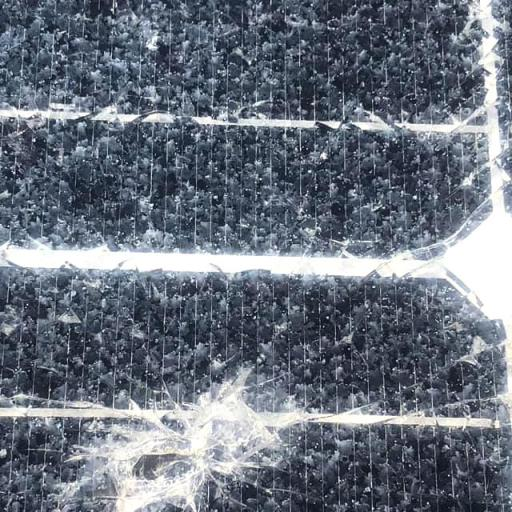
#> input picture datasets/panel_detection/Panel_Detection.v2i.yolov8-obb/train/images/12_jpg.rf.b59c7f5181542e464c65dbe5b67119b7.jpg, 512 x 512 px; its folder holds only this picture in this run
$ python -i test_panel_detection.py   (imports and definitions only)
#> lines starting #> are read from the running program, lines starting #| are printed output that depends on the picture
#> further down, picture is the input picture: shape (512, 512, 3); mean B, G, R 126, 113.7, 105.6
import cv2
import numpy as np
from ultralytics import YOLO
from pathlib import Path

# ── CONFIG ────────────────────────────────────────────────────────────────────
MODEL_PATH   = '/Users/mac/Documents/PFE/models.pt/best_clahe_600.pt'  # <-- USE YOUR TRAINED WEIGHTS
IMAGES_DIR   = '/Users/mac/Documents/PFE/prepared/test2'
OUTPUT_DIR   = '/Users/mac/Documents/PFE/prepared/test_results'
CONF_THRESH  = 0.5

# ── CLAHE (match training preprocessing) ──────────────────────────────────────
def apply_clahe(img_bgr):
    lab = cv2.cvtColor(img_bgr, cv2.COLOR_BGR2LAB)
#> lab: shape (512, 512, 3); mean of channels 0, 1, 2 118.5, 128, 119.8
    l, a, b = cv2.split(lab)
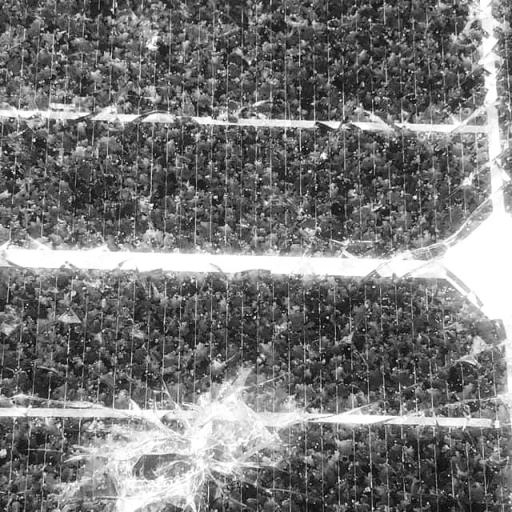
#> l: shape (512, 512); min 1, max 255, mean 118.5
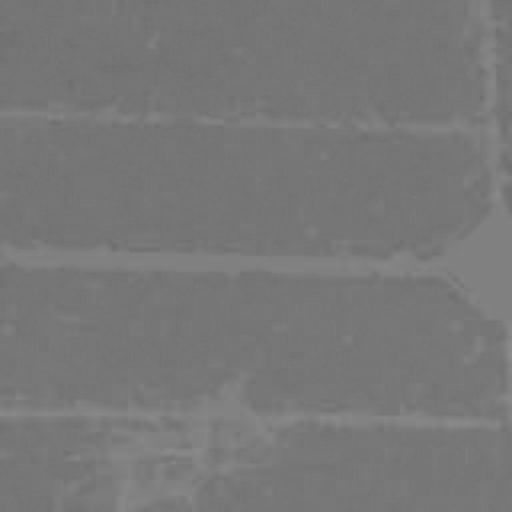
#> b: shape (512, 512); min 110, max 141, mean 119.8
    clahe = cv2.createCLAHE(clipLimit=2.0, tileGridSize=(8, 8))
    l_clahe = clahe.apply(l)
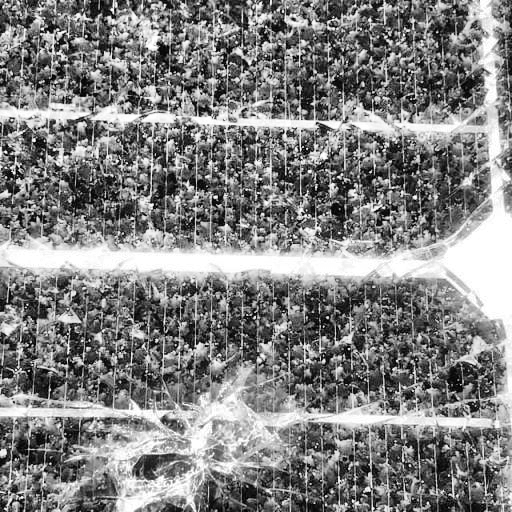
#> l_clahe: shape (512, 512); min 0, max 255, mean 128.9
    lab_clahe = cv2.merge([l_clahe, a, b])
#> lab_clahe: shape (512, 512, 3); mean of channels 0, 1, 2 128.9, 128, 119.8
    return cv2.cvtColor(lab_clahe, cv2.COLOR_LAB2BGR)
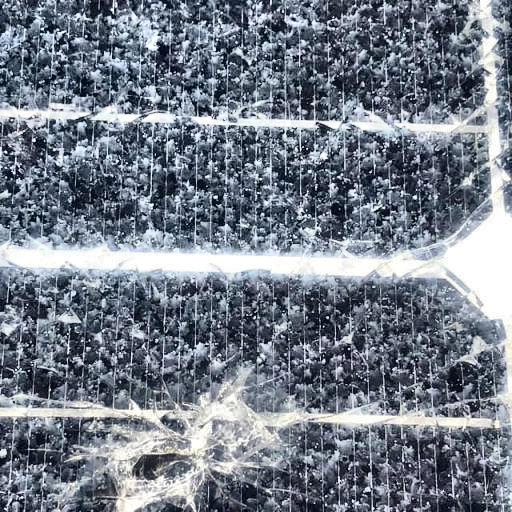
#> returned value: shape (512, 512, 3); mean B, G, R 137.2, 124.7, 116.5

# ── Setup ─────────────────────────────────────────────────────────────────────
# [1 line not run here, left out]
# [1 line that did not run here, left out]

image_paths = list(Path(IMAGES_DIR).glob('*.[pP][nN][gG]*'))
# [81 lines not run here, left out]

>>> import cv2
>>> picture = cv2.imread('../datasets/panel_detection/Panel_Detection.v2i.yolov8-obb/train/images/12_jpg.rf.b59c7f5181542e464c65dbe5b67119b7.jpg')
>>> result = apply_clahe(picture)

$ run again, on datasets/panel_detection/Panel_Detection.v2i.yolov8-obb/train/images/21_png_jpg.rf.19f782f54dd505356f53741889e3c235.jpg
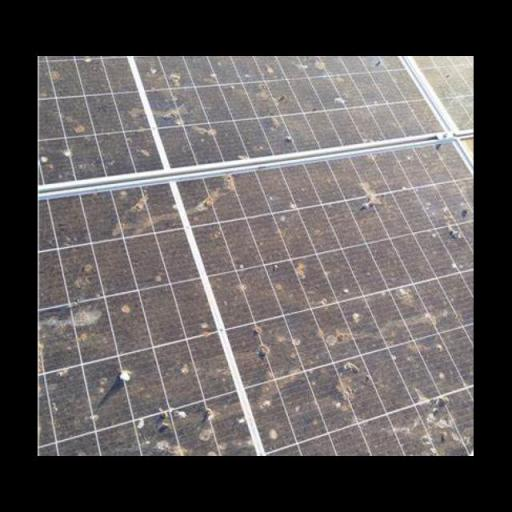
#> input picture datasets/panel_detection/Panel_Detection.v2i.yolov8-obb/train/images/21_png_jpg.rf.19f782f54dd505356f53741889e3c235.jpg, 512 x 512 px
#> picture is the input picture: shape (512, 512, 3); mean B, G, R 89.5, 89.5, 94.3
#> lab: shape (512, 512, 3); mean of channels 0, 1, 2 95.9, 129.8, 128.7
#> in apply_clahe, `l_clahe = clahe.apply(l)`:
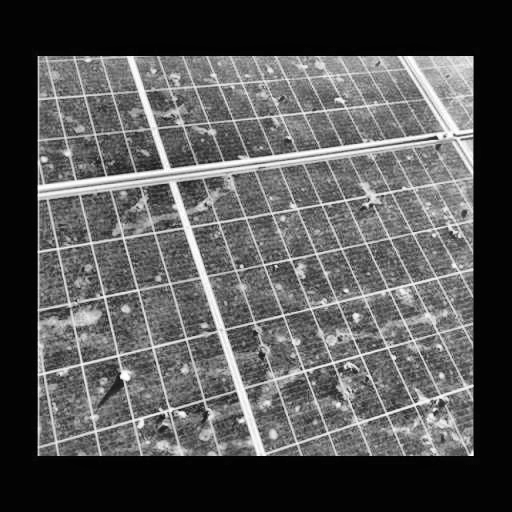
#> l_clahe: shape (512, 512); min 2, max 255, mean 86.5
#> lab_clahe: shape (512, 512, 3); mean of channels 0, 1, 2 86.5, 129.8, 128.7

$ run again, on datasets/panel_detection/Panel_Detection.v2i.yolov8-obb/train/images/222_jpg.rf.56958918e7cf7e45c46949e0b7ec02f0.jpg
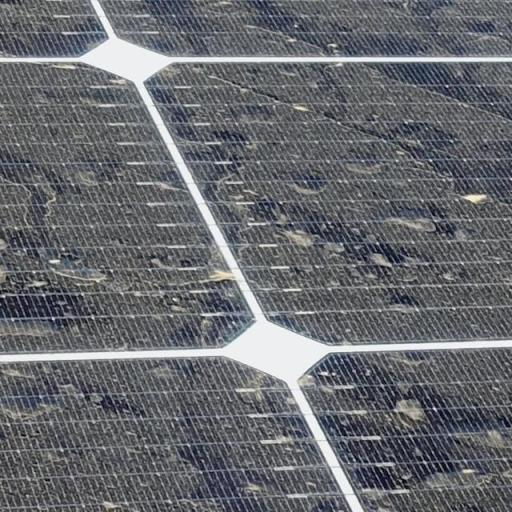
#> input picture datasets/panel_detection/Panel_Detection.v2i.yolov8-obb/train/images/222_jpg.rf.56958918e7cf7e45c46949e0b7ec02f0.jpg, 512 x 512 px
#> picture is the input picture: shape (512, 512, 3); mean B, G, R 110.6, 105.9, 103.8
#> lab: shape (512, 512, 3); mean of channels 0, 1, 2 112.7, 128.3, 125.1
#> in apply_clahe, `l_clahe = clahe.apply(l)`:
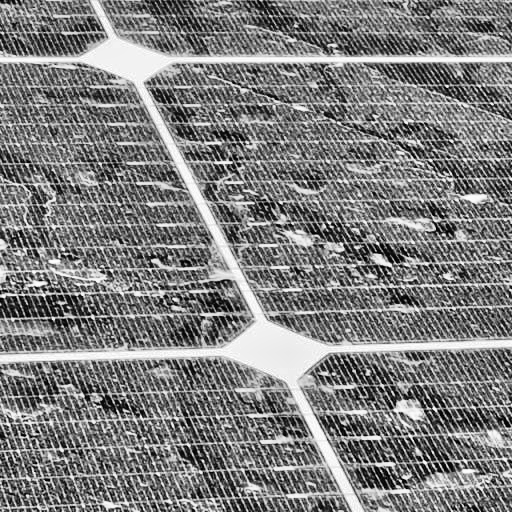
#> l_clahe: shape (512, 512); min 0, max 255, mean 126
#> lab_clahe: shape (512, 512, 3); mean of channels 0, 1, 2 126, 128.3, 125.1
